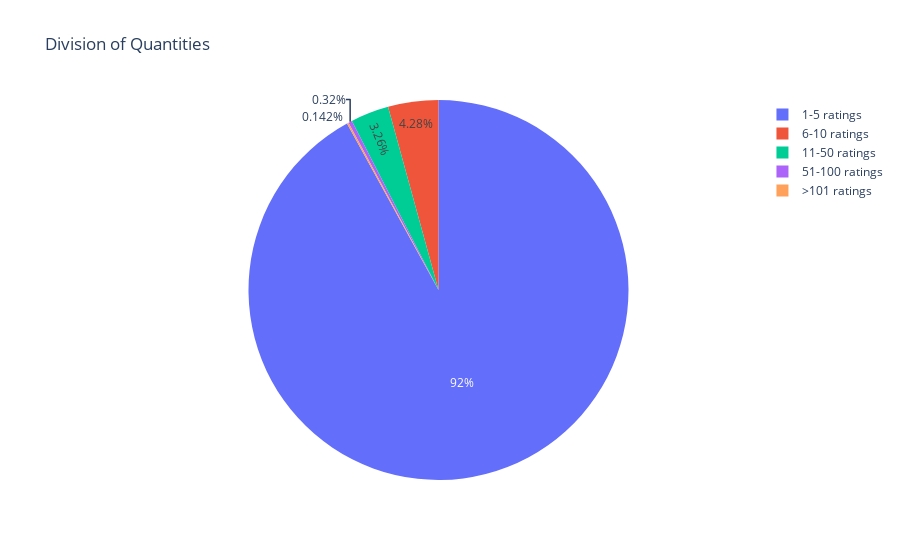

The notebook cell this image was saved under:
### Code cell
# Group by count
def classification_quantity(quantity):
  if int(quantity) <= 5:
    return '1-5 ratings'
  elif int(quantity) <=10:
    return '6-10 ratings'
  elif int(quantity) <= 50:
    return '11-50 ratings'
  elif int(quantity) <= 100:
    return '51-100 ratings'
  else:
    return '>101 ratings'


circular_chat = analysis['Count'].apply(classification_quantity).value_counts(normalize=True)

# DataFrame to transform
circular_chat = pd.DataFrame(circular_chat).reset_index()

# Plot
px.pie( 
    data_frame=circular_chat,
    names='index', values='Count',
    title='Division of Quantities'
)

### Figure 1 — Plotly figure (JSON) as saved in the notebook; plotly's stock layout.template omitted (floating-point values rounded to 4 significant figures)
{"data": [{"domain": {"x": [0, 1], "y": [0, 1]}, "hovertemplate": "index=%{label}<br>Count=%{value}<extra></extra>", "labels": ["1-5 ratings", "6-10 ratings", "11-50 ratings", "51-100 ratings", ">101 ratings"], "legendgroup": "", "name": "", "showlegend": true, "type": "pie", "values": [0.92, 0.04278, 0.03259, 0.003201, 0.001416]}], "layout": {"legend": {"tracegroupgap": 0}, "title": {"text": "Division of Quantities"}}}
